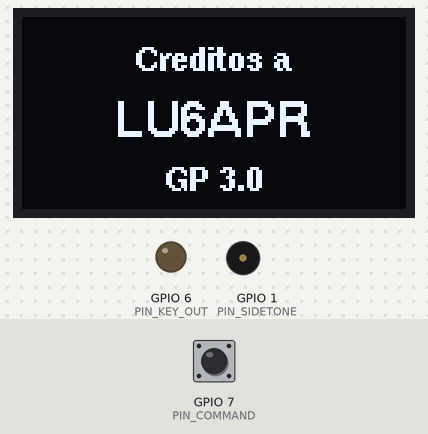
A sketch run on a simulated ESP32-S3. On the bench: 128×64 one-colour display, output pins drawn as LEDs (lit = HIGH), buzzer (waves = sounding). Inputs (shaded band) come from the test bench; at power-on: GPIO 7 (PIN_COMMAND) HIGH.

Above: at 3.1 s.
At 7.3 s:
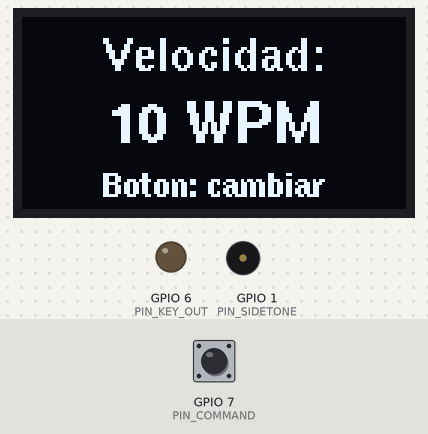
7.4 s: GPIO 7 (PIN_COMMAND) pulled LOW for 0.15 s
At 9.83 s:
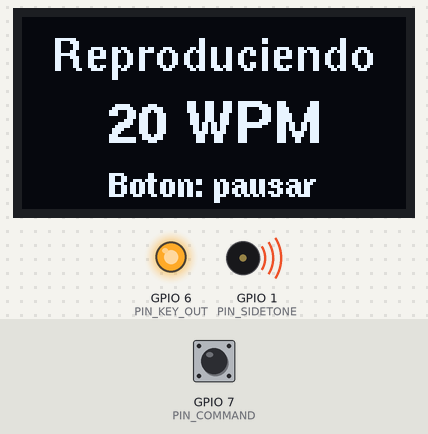
10.5 s: GPIO 7 (PIN_COMMAND) pulled LOW for 1 s
At 11.09 s:
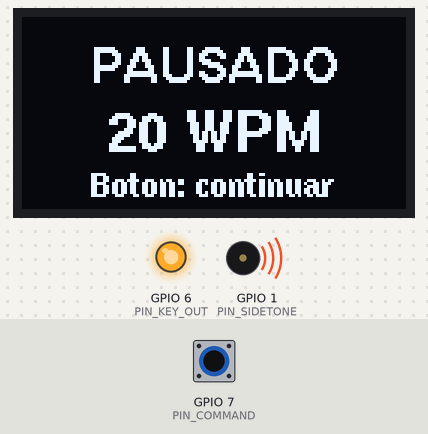
12.1 s: GPIO 7 (PIN_COMMAND) pulled LOW for 3.2 s
At 12.91 s:
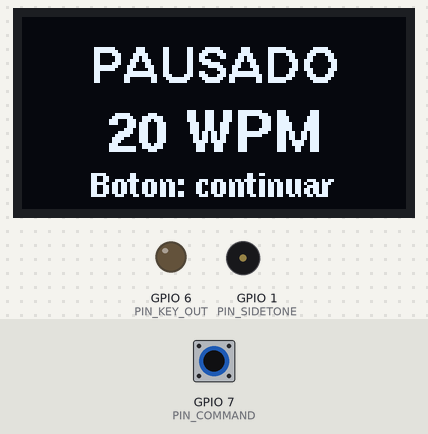
Timing chart, 0 to 21.9 s (numbered marks = the images above; inputs shaded):
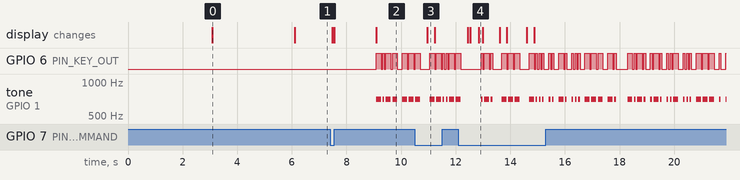

The sketch:

cw_books_Robinson_ESP.ino
```cpp
// ==========================================
//   BIBLIOTECAS
// ==========================================
#include <Arduino.h>
#include <U8g2lib.h>
#include <Wire.h>

// ==========================================
//   CONFIGURACAO DE PINOS
// ==========================================
#define PIN_DIT         2
#define PIN_DAH         3
#define PIN_COMMAND     7
#define PIN_SIDETONE    1
#define PIN_KEY_OUT     6

#define I2C_SDA         5
#define I2C_SCL         4

// ==========================================
//   DISPLAY
// ==========================================
U8G2_SH1106_128X64_NONAME_F_HW_I2C u8g2(U8G2_R0, U8X8_PIN_NONE);

// ==========================================
//   CONFIGURACAO CW
// ==========================================
#define FREQ_SIDETONE   700
#define DEBOUNCE_TIME   50
#define WAIT_TIME       1500

const int speeds[] = {10, 15, 20, 25, 30, 35};
const int numSpeeds = 6;
int currentSpeedIndex = 0;
unsigned long lastButtonPress = 0;
bool waitingToStart = false;
bool isPlaying = false;
bool isPaused = false;
int currentCharIndex = 0;

// ==========================================
//   TABELA DE CODIGO MORSE
// ==========================================
struct MorseCode {
  char character;
  uint8_t code;
  uint8_t length;
};

const MorseCode morseTable[] PROGMEM = {
  {'A', 0b01, 2}, {'B', 0b1000, 4}, {'C', 0b1010, 4}, {'D', 0b100, 3},
  {'E', 0b0, 1}, {'F', 0b0010, 4}, {'G', 0b110, 3}, {'H', 0b0000, 4},
  {'I', 0b00, 2}, {'J', 0b0111, 4}, {'K', 0b101, 3}, {'L', 0b0100, 4},
  {'M', 0b11, 2}, {'N', 0b10, 2}, {'O', 0b111, 3}, {'P', 0b0110, 4},
  {'Q', 0b1101, 4}, {'R', 0b010, 3}, {'S', 0b000, 3}, {'T', 0b1, 1},
  {'U', 0b001, 3}, {'V', 0b0001, 4}, {'W', 0b011, 3}, {'X', 0b1001, 4},
  {'Y', 0b1011, 4}, {'Z', 0b1100, 4},
  {'0', 0b11111, 5}, {'1', 0b01111, 5}, {'2', 0b00111, 5}, {'3', 0b00011, 5},
  {'4', 0b00001, 5}, {'5', 0b00000, 5}, {'6', 0b10000, 5}, {'7', 0b11000, 5},
  {'8', 0b11100, 5}, {'9', 0b11110, 5},
  {'.', 0b010101, 6}, {',', 0b110011, 6}, {'?', 0b001100, 6}, {'\'', 0b011110, 6},
  {'!', 0b101011, 6}, {'/', 0b10010, 5}, {'(', 0b10110, 5}, {')', 0b101101, 6},
  {'&', 0b01000, 5}, {':', 0b111000, 6}, {';', 0b101010, 6}, {'=', 0b10001, 5},
  {'+', 0b01010, 5}, {'-', 0b100001, 6}, {'_', 0b001101, 6}, {'"', 0b010010, 6},
  {'$', 0b0001001, 7}, {'@', 0b011010, 6}
};

const int morseTableSize = sizeof(morseTable) / sizeof(morseTable[0]);

// ==========================================
//   TEXTO EN ESPANOL - ROBINSON CRUSOE (500 palabras)
// ==========================================
const char text[] PROGMEM =
"Yo, Robinson Crusoe, naci en el ano 1632 en la ciudad de York, de una buena familia. "
"Mi padre, extranjero de Bremen establecido primero en Hull, habia adquirido una buena fortuna "
"y, dejando el comercio, vivia en York donde habia casado con mi madre, cuyos parientes eran "
"Robinson. De esta union naci yo, y fui llamado Robinson Kreutznaer, que por corrupcion de "
"palabras pronunciamos ahora Crusoe. Desde mi ninez senti una inclinacion irresistible por la "
"vida marinera. Mi padre, deseoso de que estudiara derecho, me dio excelentes consejos contra "
"los peligros de las aventuras, pero yo no podia soportar la idea de una vida tranquila. A los "
"diecinueve anos me embarque por primera vez rumbo a Londres, contra la voluntad de mis padres. "
"Mi primer viaje fue afortunado, pero el segundo termino en desastre. Los piratas moros nos "
"capturaron y fui hecho esclavo en Sallee durante dos anos. Logre escapar en un bote junto al "
"nino Xury, y fuimos rescatados por un navio portugues que se dirigia a Brasil. En Brasil me "
"estableci como plantador de azucar, pero la ambicion me perdio. Me uni a una expedicion para "
"traer esclavos de Africa, pero una terrible tormenta nos llevo a la deriva. El barco encallo "
"en un banco de arena, y solo yo sobrevivi. Las olas me arrojaron a una costa desconocida. "
"Desperte en una playa desierta, sin mas compania que la soledad. El barco, varado cerca de la "
"orilla, me permitio rescatar armas, herramientas, provisiones y polvora. Construi una tienda "
"fortificada en una colina y aprendi a sobrevivir. Con el tiempo, domestique cabras salvajes, "
"cultive cebada y arroz, y construi una canoa. En mis exploraciones descubri que la isla estaba "
"habitada por salvajes canibales que venian a celebrar sus victorias. Un dia, presencie su "
"llegada y logre salvar a uno de sus prisioneros. Lo llame Viernes, porque ese fue el dia de "
"su liberacion. Le ensene mi idioma, lo civilice y lo converti en mi fiel companero. Juntos "
"rescatamos a un espanol y al padre de Viernes de manos de los canibales. Mas tarde, un barco "
"ingles anclo frente a nuestra costa. La tripulacion se habia amotinado y abandono al capitan "
"y a dos oficiales en la isla. Con astucia y valor, logramos recuperar el navio. Despues de "
"veintiocho anos en la isla, finalmente pude regresar a Inglaterra. Descubri que mi familia me "
"creia muerto, pero mi plantacion en Brasil habia generado una pequena fortuna. Me case, tuve "
"tres hijos y vivi feliz, aunque nunca olvide mi isla solitaria. Mi historia ensena que la "
"paciencia, el trabajo y la fe pueden vencer cualquier adversidad. Desde aquella playa desierta "
"hasta mi regreso a la civilizacion, aprendi que el ser humano es capaz de adaptarse a cualquier "
"circunstancia y que la providencia siempre ofrece esperanza incluso en la mas profunda soledad.";

// ==========================================
//   FUNCOES AUXILIARES
// ==========================================

void drawCenteredStr(int16_t y, const char* text) {
  int16_t x = (u8g2.getDisplayWidth() - u8g2.getStrWidth(text)) / 2;
  u8g2.drawStr(x, y, text);
}

unsigned long getDitDuration(int wpm) {
  return 1200 / wpm;
}

bool getMorseCode(char c, uint8_t &code, uint8_t &length) {
  c = toupper(c);
  for (int i = 0; i < morseTableSize; i++) {
    if (pgm_read_byte(&morseTable[i].character) == c) {
      code = pgm_read_byte(&morseTable[i].code);
      length = pgm_read_byte(&morseTable[i].length);
      return true;
    }
  }
  return false;
}

void playDit(unsigned long ditDuration) {
  digitalWrite(PIN_KEY_OUT, HIGH);
  tone(PIN_SIDETONE, FREQ_SIDETONE);
  delay(ditDuration);
  noTone(PIN_SIDETONE);
  digitalWrite(PIN_KEY_OUT, LOW);
  delay(ditDuration);
}

void playDah(unsigned long ditDuration) {
  digitalWrite(PIN_KEY_OUT, HIGH);
  tone(PIN_SIDETONE, FREQ_SIDETONE);
  delay(ditDuration * 3);
  noTone(PIN_SIDETONE);
  digitalWrite(PIN_KEY_OUT, LOW);
  delay(ditDuration);
}

void playCharacter(char c, unsigned long ditDuration) {
  uint8_t code, length;

  if (c == ' ') {
    delay(ditDuration * 4);
    return;
  }

  if (getMorseCode(c, code, length)) {
    for (int i = length - 1; i >= 0; i--) {
      if ((code >> i) & 1) {
        playDah(ditDuration);
      } else {
        playDit(ditDuration);
      }
    }
    delay(ditDuration * 2);
  }
}

void playText() {
  unsigned long ditDuration = getDitDuration(speeds[currentSpeedIndex]);
  int len = strlen(text);

  for (currentCharIndex = 0; currentCharIndex < len; currentCharIndex++) {
    char c = pgm_read_byte(&text[currentCharIndex]);
    playCharacter(c, ditDuration);

    if (digitalRead(PIN_COMMAND) == LOW) {
      delay(DEBOUNCE_TIME);
      if (digitalRead(PIN_COMMAND) == LOW) {
        isPaused = true;
        noTone(PIN_SIDETONE);
        digitalWrite(PIN_KEY_OUT, LOW);
        showPausedScreen();

        while (isPaused) {
          if (digitalRead(PIN_COMMAND) == LOW) {
            delay(DEBOUNCE_TIME);
            if (digitalRead(PIN_COMMAND) == LOW) {
              isPaused = false;
              showPlayingScreen();
            }
          }
          delay(10);
        }
      }
    }
  }
}

// ==========================================
//   TELAS
// ==========================================

void showSplashScreen() {
  u8g2.clearBuffer();

  u8g2.setFont(u8g2_font_helvB10_tr);
  drawCenteredStr(20, "CW Aventuras");

  u8g2.setFont(u8g2_font_helvB12_tr);
  drawCenteredStr(42, "Robinson");

  u8g2.setFont(u8g2_font_helvB10_tr);
  drawCenteredStr(60, "Crusoe");

  u8g2.sendBuffer();
  delay(3000);
}

void showCreditsScreen() {
  u8g2.clearBuffer();

  u8g2.setFont(u8g2_font_helvB08_tr);
  drawCenteredStr(18, "Creditos a");

  u8g2.setFont(u8g2_font_helvB12_tr);
  drawCenteredStr(40, "LU6APR");

  u8g2.setFont(u8g2_font_helvB08_tr);
  drawCenteredStr(58, "GP 3.0");

  u8g2.sendBuffer();
  delay(3000);
}

void showSpeedSelection() {
  u8g2.clearBuffer();

  u8g2.setFont(u8g2_font_helvB10_tr);
  drawCenteredStr(18, "Velocidad:");

  char speedStr[10];
  sprintf(speedStr, "%d WPM", speeds[currentSpeedIndex]);
  u8g2.setFont(u8g2_font_helvB14_tr);
  drawCenteredStr(42, speedStr);

  u8g2.setFont(u8g2_font_helvB08_tr);
  drawCenteredStr(60, "Boton: cambiar");

  u8g2.sendBuffer();
}

void showPlayingScreen() {
  u8g2.clearBuffer();

  u8g2.setFont(u8g2_font_helvB10_tr);
  drawCenteredStr(18, "Reproduciendo");

  char speedStr[10];
  sprintf(speedStr, "%d WPM", speeds[currentSpeedIndex]);
  u8g2.setFont(u8g2_font_helvB14_tr);
  drawCenteredStr(42, speedStr);

  u8g2.setFont(u8g2_font_helvB08_tr);
  drawCenteredStr(60, "Boton: pausar");

  u8g2.sendBuffer();
}

void showPausedScreen() {
  u8g2.clearBuffer();

  u8g2.setFont(u8g2_font_helvB12_tr);
  drawCenteredStr(22, "PAUSADO");

  char speedStr[10];
  sprintf(speedStr, "%d WPM", speeds[currentSpeedIndex]);
  u8g2.setFont(u8g2_font_helvB14_tr);
  drawCenteredStr(45, speedStr);

  u8g2.setFont(u8g2_font_helvB08_tr);
  drawCenteredStr(60, "Boton: continuar");

  u8g2.sendBuffer();
}

// ==========================================
//   SETUP
// ==========================================
void setup() {
  pinMode(PIN_DIT, INPUT_PULLUP);
  pinMode(PIN_DAH, INPUT_PULLUP);
  pinMode(PIN_COMMAND, INPUT_PULLUP);
  pinMode(PIN_SIDETONE, OUTPUT);
  pinMode(PIN_KEY_OUT, OUTPUT);

  digitalWrite(PIN_KEY_OUT, LOW);
  noTone(PIN_SIDETONE);

  Wire.begin(I2C_SDA, I2C_SCL);
  u8g2.begin();

  showSplashScreen();
  showCreditsScreen();
  showSpeedSelection();
}

// ==========================================
//   LOOP
// ==========================================
void loop() {
  if (digitalRead(PIN_COMMAND) == LOW) {
    delay(DEBOUNCE_TIME);
    if (digitalRead(PIN_COMMAND) == LOW) {
      if (!isPlaying) {
        currentSpeedIndex = (currentSpeedIndex + 1) % numSpeeds;
        showSpeedSelection();
        lastButtonPress = millis();
        waitingToStart = true;
      }
    }
  }

  if (waitingToStart && !isPlaying) {
    if (millis() - lastButtonPress >= WAIT_TIME) {
      waitingToStart = false;
      isPlaying = true;
      isPaused = false;
      currentCharIndex = 0;
      showPlayingScreen();
      playText();
      isPlaying = false;
      showSpeedSelection();
    }
  }

  delay(10);
}
```

Measured:
- after the input at 7.4 s, tone on GPIO 1 (PIN_SIDETONE): plays 700 Hz for 0.18 s, 700 Hz for 0.06 s, 700 Hz for 0.18 s, 700 Hz for 0.18 s, 700 Hz for 0.18 s, 700 Hz for 0.18 s, starting after 1.7 s; the display: first changes after 0.08 s (image 2 shows a later state)
- after the input at 10.5 s, the display: changes after 0.46 s (image 3)
- after the input at 12.1 s, the display: changes after 0.34 s (image 4)
- what the display in image 0 shows lasts 3.0 s, from 3.1 s to 6.1 s
